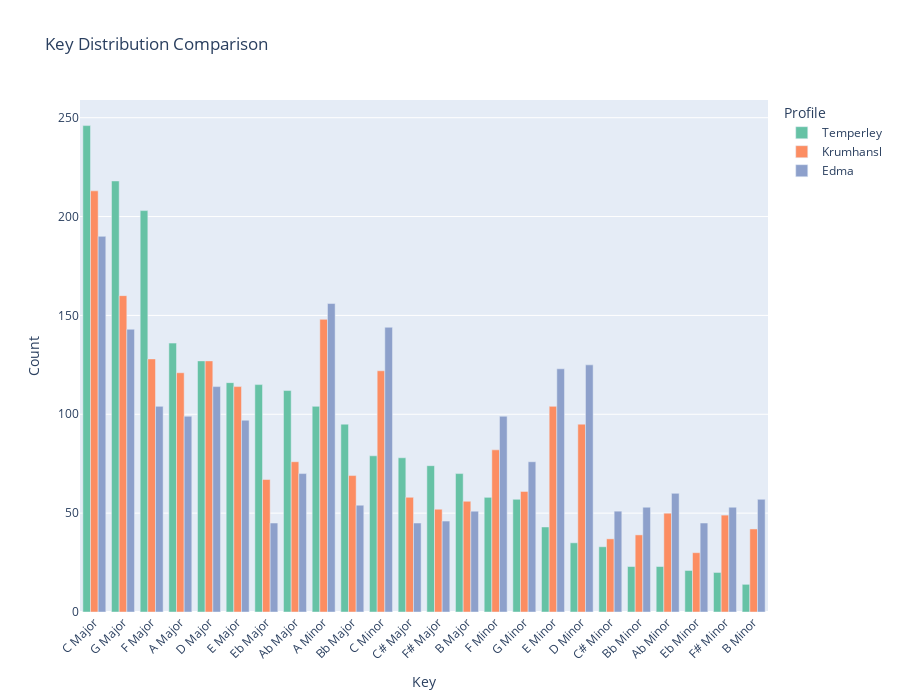

Notebook source saved alongside this figure:
### Markdown cell above
## Musical Key Analysis

Compare key distributions across different estimation methods.

### Code cell
# Process key data
key_data = []
for profile in ["temperley", "krumhansl", "edma"]:
    counts = df[f"key_{profile}"].value_counts().reset_index()
    counts.columns = ["Key", "Count"]
    counts["Profile"] = profile.capitalize()
    key_data.append(counts)

key_df = pd.concat(key_data)

# Interactive plot
fig = px.bar(key_df, x="Key", y="Count", color="Profile",
             barmode="group",
             title="Key Distribution Comparison",
             color_discrete_sequence=px.colors.qualitative.Set2)

fig.update_layout(
    xaxis_tickangle=-45,
    height=700
)

fig.show()

### Figure 1 — Plotly figure (JSON) as saved in the notebook; plotly's stock layout.template omitted (floating-point values rounded to 4 significant figures)
{"data": [{"alignmentgroup": "True", "hovertemplate": "Profile=Temperley<br>Key=%{x}<br>Count=%{y}<extra></extra>", "legendgroup": "Temperley", "marker": {"color": "rgb(102,194,165)", "pattern": {"shape": ""}}, "name": "Temperley", "offsetgroup": "Temperley", "orientation": "v", "showlegend": true, "textposition": "auto", "type": "bar", "x": ["C Major", "G Major", "F Major", "A Major", "D Major", "E Major", "Eb Major", "Ab Major", "A Minor", "Bb Major", "C Minor", "C# Major", "F# Major", "B Major", "F Minor", "G Minor", "E Minor", "D Minor", "C# Minor", "Bb Minor", "Ab Minor", "Eb Minor", "F# Minor", "B Minor"], "xaxis": "x", "y": [246, 218, 203, 136, 127, 116, 115, 112, 104, 95, 79, 78, 74, 70, 58, 57, 43, 35, 33, 23, 23, 21, 20, 14], "yaxis": "y"}, {"alignmentgroup": "True", "hovertemplate": "Profile=Krumhansl<br>Key=%{x}<br>Count=%{y}<extra></extra>", "legendgroup": "Krumhansl", "marker": {"color": "rgb(252,141,98)", "pattern": {"shape": ""}}, "name": "Krumhansl", "offsetgroup": "Krumhansl", "orientation": "v", "showlegend": true, "textposition": "auto", "type": "bar", "x": ["C Major", "G Major", "A Minor", "F Major", "D Major", "C Minor", "A Major", "E Major", "E Minor", "D Minor", "F Minor", "Ab Major", "Bb Major", "Eb Major", "G Minor", "C# Major", "B Major", "F# Major", "Ab Minor", "F# Minor", "B Minor", "Bb Minor", "C# Minor", "Eb Minor"], "xaxis": "x", "y": [213, 160, 148, 128, 127, 122, 121, 114, 104, 95, 82, 76, 69, 67, 61, 58, 56, 52, 50, 49, 42, 39, 37, 30], "yaxis": "y"}, {"alignmentgroup": "True", "hovertemplate": "Profile=Edma<br>Key=%{x}<br>Count=%{y}<extra></extra>", "legendgroup": "Edma", "marker": {"color": "rgb(141,160,203)", "pattern": {"shape": ""}}, "name": "Edma", "offsetgroup": "Edma", "orientation": "v", "showlegend": true, "textposition": "auto", "type": "bar", "x": ["C Major", "A Minor", "C Minor", "G Major", "D Minor", "E Minor", "D Major", "F Major", "F Minor", "A Major", "E Major", "G Minor", "Ab Major", "Ab Minor", "B Minor", "Bb Major", "Bb Minor", "F# Minor", "B Major", "C# Minor", "F# Major", "Eb Minor", "Eb Major", "C# Major"], "xaxis": "x", "y": [190, 156, 144, 143, 125, 123, 114, 104, 99, 99, 97, 76, 70, 60, 57, 54, 53, 53, 51, 51, 46, 45, 45, 45], "yaxis": "y"}], "layout": {"barmode": "group", "height": 700, "legend": {"title": {"text": "Profile"}, "tracegroupgap": 0}, "title": {"text": "Key Distribution Comparison"}, "xaxis": {"anchor": "y", "domain": [0, 1], "tickangle": -45, "title": {"text": "Key"}}, "yaxis": {"anchor": "x", "domain": [0, 1], "title": {"text": "Count"}}}}
